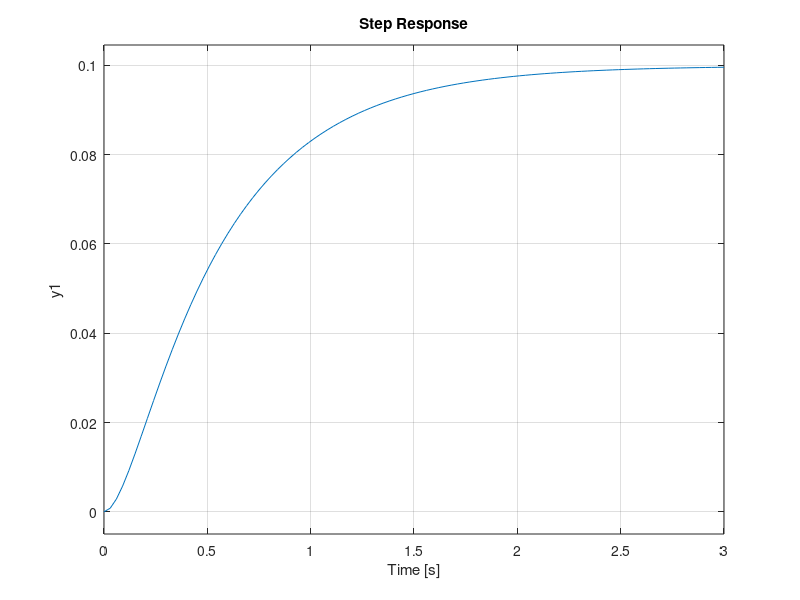

This figure's MATLAB source:
clc;
clf;
close all;
R = 1;
b = 0.1;
ke = 0.01;
kt = 0.01;
j = 0.01;
L = 0.005;
L1=0.5;
Tm = j/b;
%Te = L/R;
Te = L1/R;

x0 = (R*b) + (ke * kt);
x1 = (R*b)*(Tm+Te);
x2 = (R*b*Tm*Te);

num = [kt];
den = [x2 x1 x0];
t1 = tf(num,den);
step(t1);
%axis([0 10 0 0.1]);

%Acrescentando:
%Constante de tempo simplificada:
Ts = ((R*j)/(R*b)+(ke*kt));
%Ganho simplificado em ra/v*s
ks = (kt/((R*b)+(ke*kt)));
%Função de transferência da posição:
num = [ks];
den = [den,0];
t2 = tf(num,den);
%figure(1);
%step(t2);
%Função de transferência simplificada da posição
num = [ks];
den = [Ts 1 0];
t3 = tf(num,den);
%figure(2);
%step(t3);

%Equação 15 - função de transferência
num = [ks];
den = [Tm 1];
t4 = tf(num,den);
%figure(3);
%step(t4);







